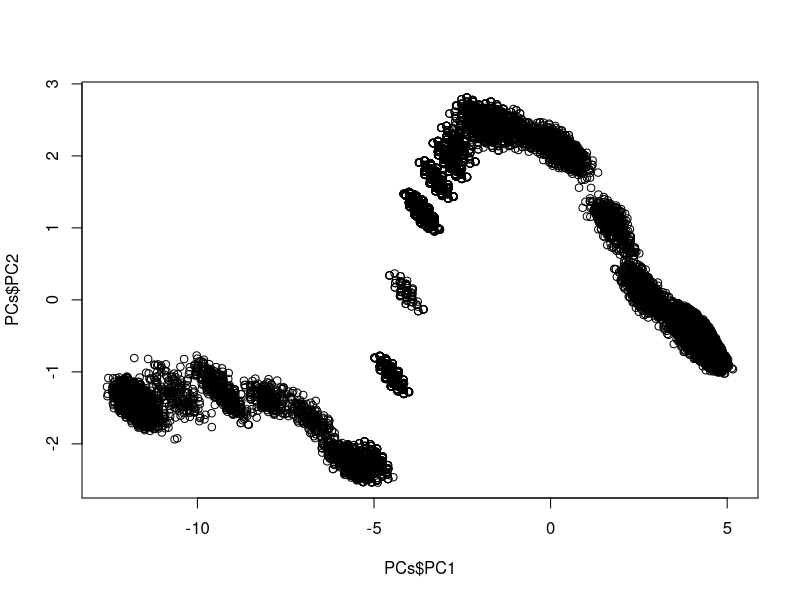
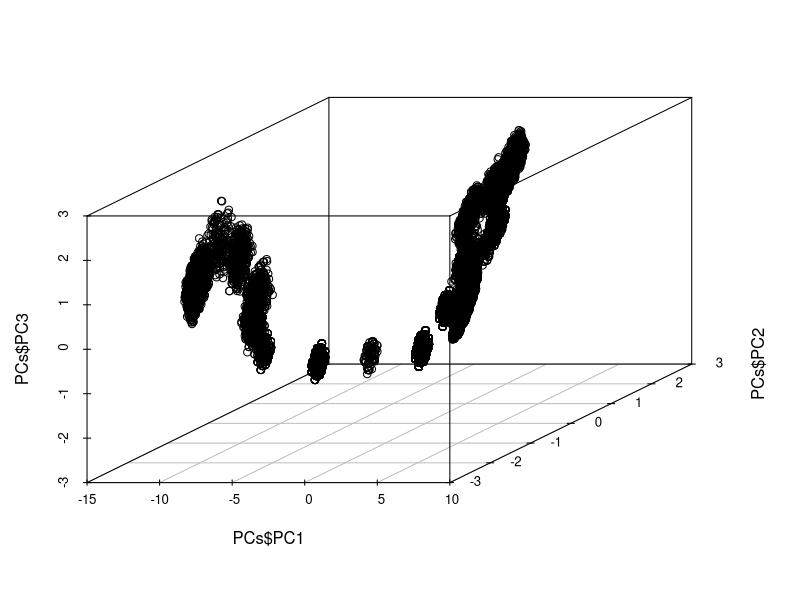
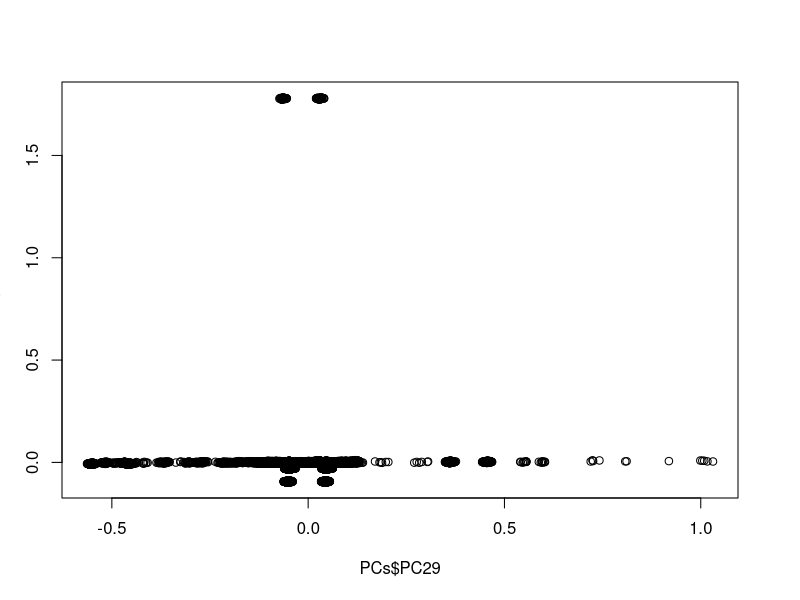
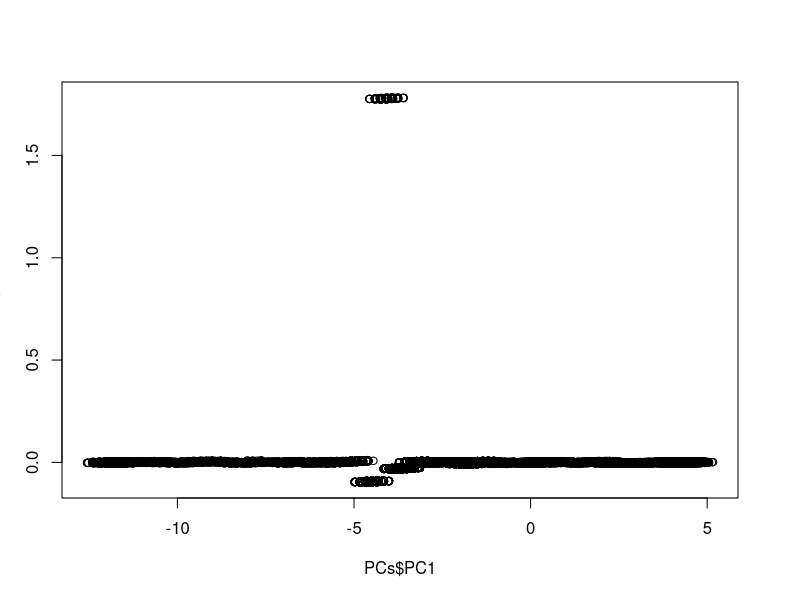

Recreate these plots in R, in order. (Note: this script raises an error after producing the figures.)
library(readxl)
library(scatterplot3d)

BaseAumentada <- read_excel("BasePFLD.xlsx")
View(BaseAumentada)


PCA <- prcomp(x = BaseAumentada, center = TRUE, scale = TRUE)

summary(PCA)

PCs <- data.frame(
                  PC1=PCA[["x"]][,1],
                  PC2=PCA[["x"]][,2],
                  PC3=PCA[["x"]][,3],
                  PC29=PCA[["x"]][,29],
                  PC30=PCA[["x"]][,30]
)
write.csv(PCs, "PCs with tag.csv", row.names=FALSE)


plot(x = PCs$PC1, y=PCs$PC2)

scatterplot3d(x = PCs$PC1, y=PCs$PC2, z = PCs$PC3)

plot(x = PCs$PC29, y=PCs$PC30)

plot(x = PCs$PC1, y=PCs$PC30)

# Generate median and add it to a column
library(tidyverse)
BaseAumentada$row_median = t(map(data.frame(t(BaseAumentada)),median) %>% bind_colls())
data_frame <- transform(
  BaseAumentada, tag= case_when(BaseAumentada$row_median < 50 ~ 'Low', between(BaseAumentada$row_median, 51, 80) ~ 'Mid', TRUE ~ 'High'))

PCs$tag <- data_frame$tag

write.csv(data_frame, "C:\\Users\\martin_navarrete\\OneDrive - Dell Technologies\\Documents\\Maestria\\Tetra 4\\Business Inteligence\\01-31-2023\\File Name with tag.csv", row.names=FALSE)
